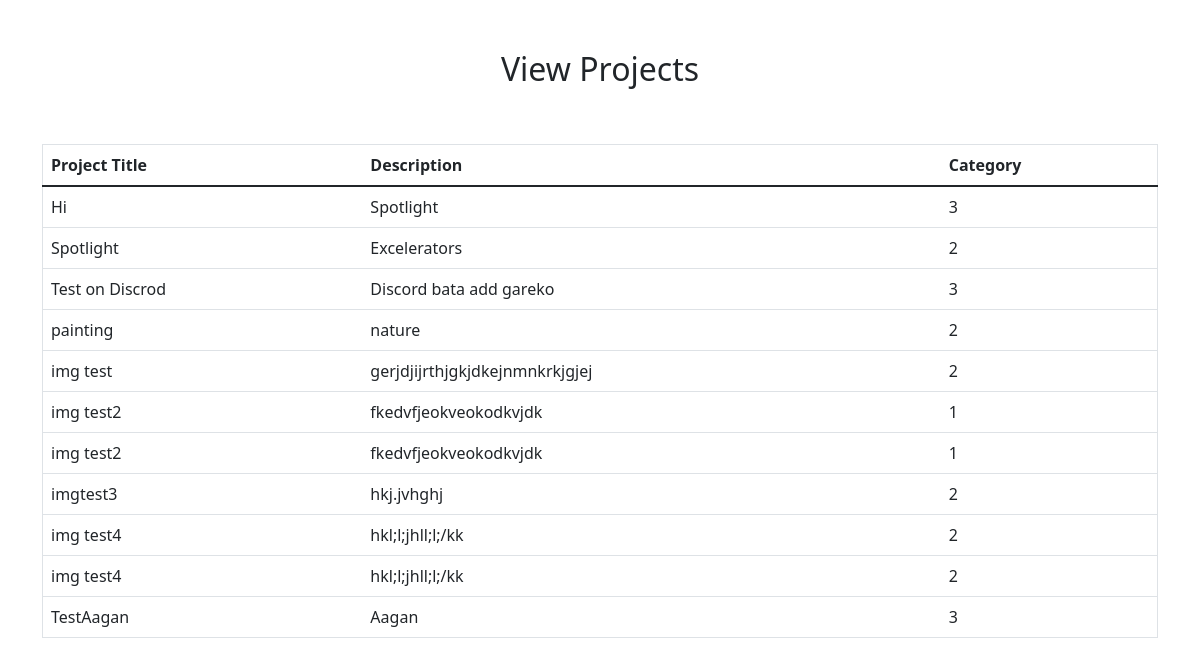
The page /creator/display/ (signed in) on the database as committed earlier.
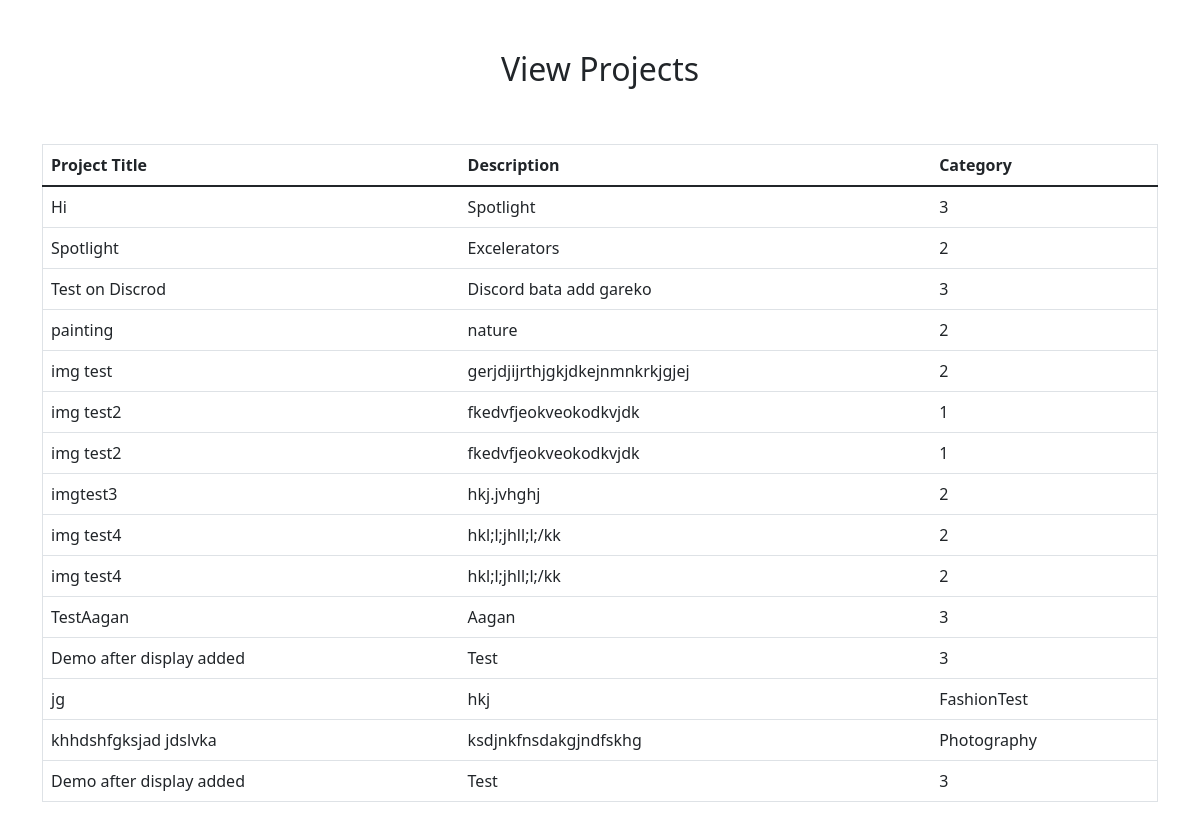
The same page on the database as committed later.
### creator/models.py (models this page shows)
class creator_Basic(models.Model):
    title = models.CharField(max_length=25)
    category = models.CharField(max_length=100)
    description=models.TextField()
    image = models.ImageField(upload_to='static/img')

### creator/views.py (the view)
# urls.py: path('display/', views.View_Projects, name="display"),
def View_Projects(request):
    if not request.user.is_authenticated:
        return redirect('login')
    create = creator_Basic.objects.all()
    c = {'create': create}
    return render(request, 'view_created_projects.html', c)

### templates/view_created_projects.html (shortened to what this page needs)
<!DOCTYPE html>
<html lang="en">
<head>
</head>
{% extends 'base.html' %}
{% block content %}
<div class="container" style="margin-top:50px">
    <h2 class="text-center">View Projects</h2>
    <br>
    <br>
    <table class="table table-hover" border="1">
        <thead>
            <tr>
                <th>Project Title</th>
                <th>Description</th>
                <th>Category</th>
            </tr>
        </thead>
        <tbody>
            {% for i in create %}
            <tr>
                <td>{{i.title}}</td>
                <td>{{i.description}}</td>
                <td>{{i.category}}</td>
            </tr>
            {% endfor %}
        </tbody>
    </table>
</div>
{% endblock %}

Rows that differ between the two databases and show on the page:
added creator_Basic: title "Demo after display added", description "Test", category "3"
added creator_Basic: title "jg", description "hkj", category "FashionTest"
added creator_Basic: title "khhdshfgksjad jdslvka", description "ksdjnkfnsdakgjndfskhg", category "Photography"
added creator_Basic: title "Demo after display added", description "Test", category "3"
